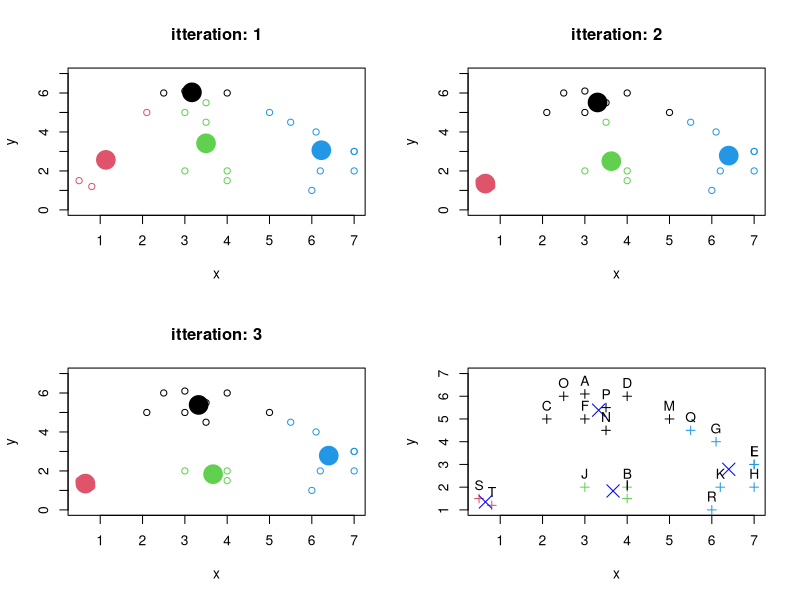

R code for this plot:
rm(list = ls())

# Load the data
points <- data.frame(ID = c("A", "B", "C", "D", "E", "F", "G", "H", "I", "J", 
    "K", "L", "M", "N", "O", "P", "Q", "R", "S", "T"), x = c(3, 4, 2.1, 4, 7, 
    3, 6.1, 7, 4, 3, 6.2, 7, 5, 3.5, 2.5, 3.5, 5.5, 6, 0.5, 0.8), y = c(6.1, 
    2, 5, 6, 3, 5, 4, 2, 1.5, 2, 2, 3, 5, 4.5, 6, 5.5, 4.5, 1, 1.5, 1.2))

# Center points A,C,F,M
start <- rbind(c(3, 6.1), c(2.1, 5), c(3, 5), c(5, 5))

# Calculte Euclidean distance between the points and the center points
myEuclid <- function(data, centers) {
    distanceMatrix <- matrix(NA, nrow = dim(data)[1], ncol = dim(centers)[1])
    for (i in 1:nrow(centers)) {
        distanceMatrix[, i] <- sqrt(rowSums(t(t(data) - centers[i, ])^2))
    }
    distanceMatrix
}

# K-means algorithm
myKmeans <- function(x, centers, distFun, nItter = 3) {
    clusterHistory <- vector(nItter, mode = "list")
    centerHistory <- vector(nItter, mode = "list")
    
    for (i in 1:nItter) {
        distsToCenters <- distFun(x, centers)
        clusters <- apply(distsToCenters, 1, which.min)
        centers <- apply(x, 2, tapply, clusters, mean)
        clusterHistory[[i]] <- clusters
        centerHistory[[i]] <- centers
    }
    
    list(clusters = clusterHistory, centers = centerHistory)
}

k <- myKmeans(points[, 2:3], start, myEuclid, nItter = 3)

par(mfrow = c(2, 2))
for (i in 1:3) {
    plot(points[, 2:3], col = k$clusters[[i]], main = paste("itteration:", i), 
        xlab = "x", ylab = "y", ylim = c(0, 7))
    points(k$centers[[i]], cex = 3, pch = 19, col = 1:nrow(k$centers[[i]]))
}

# Check results
k <- kmeans(points[, 2:3], start)
k$centers

plot(points[, 2:3], col = k$cluster, pch = 3, ylim = c(1, 7))
points(k[["centers"]], pch = 4, cex = 2, col = "blue")
text(points$x, points$y, labels = points$ID, cex = 1, pos = 3)